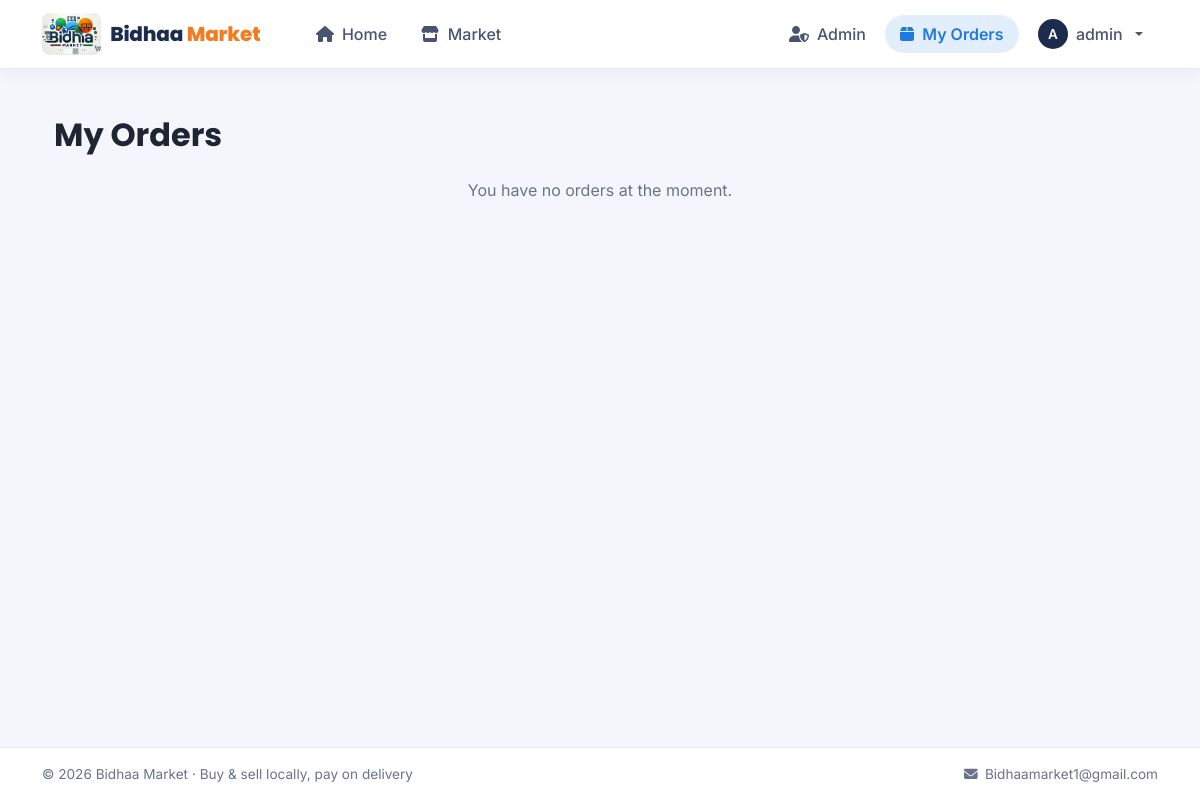
Before: /customer/orders (signed in) with the older database file.
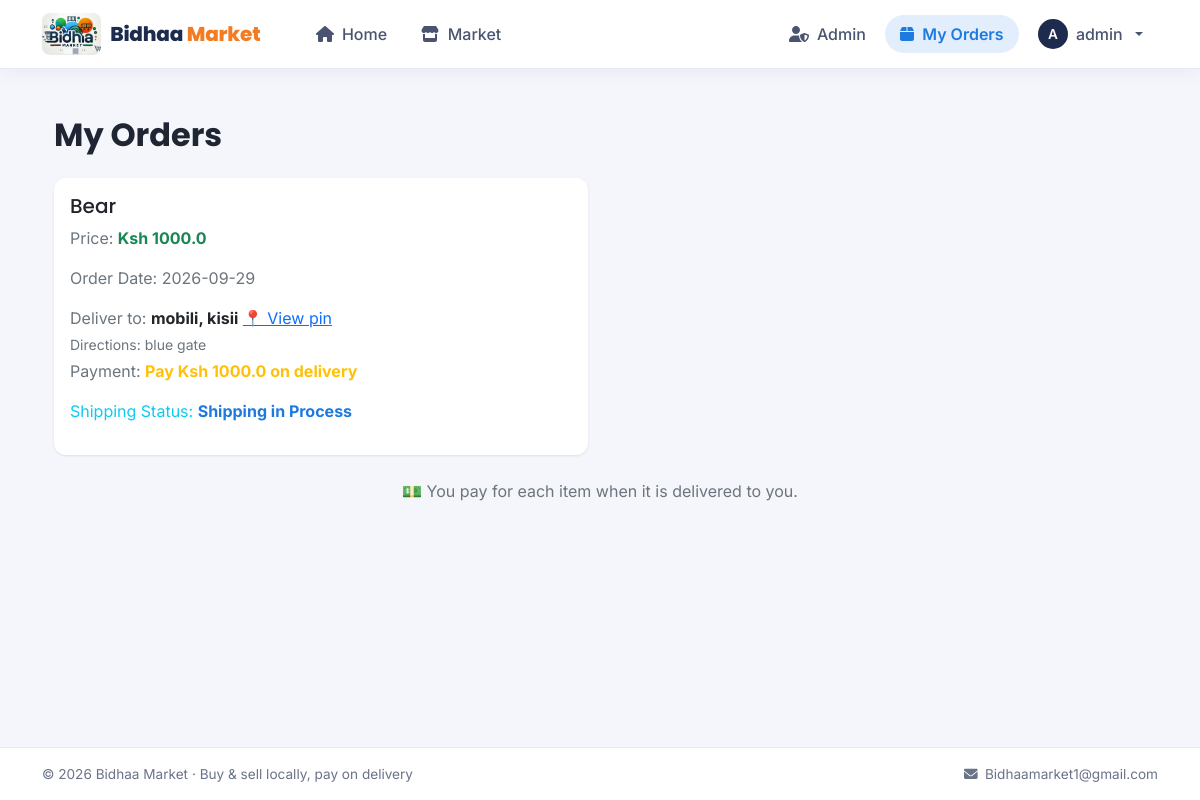
After: the same page with the newer database file.
### market/models.py (models this page shows, shortened)
class Order(db.Model):
    id = db.Column(db.Integer, primary_key=True)
    user_id = db.Column(db.Integer, db.ForeignKey('user.id'), nullable=False)
    seller_id = db.Column(db.Integer, db.ForeignKey('user.id'), nullable=False)
    item_id = db.Column(db.Integer, db.ForeignKey('item.id'), nullable=False)
    order_date = db.Column(db.DateTime, default=datetime.utcnow)
    total_price = db.Column(db.Float, nullable=False)
    shipping_status = db.Column(db.String(20), default="Pending")
    shipping_town = db.Column(db.String(100))
    shipping_apartment = db.Column(db.String(100))
    shipping_phone = db.Column(db.String(15))
    delivery_notes = db.Column(db.String(255))
    delivery_lat = db.Column(db.Float)
    delivery_lng = db.Column(db.Float)
    user = db.relationship('User', foreign_keys=[user_id], back_populates='orders')
    seller = db.relationship('User', foreign_keys=[seller_id], back_populates='sold_orders')
    item = db.relationship('Item', back_populates='orders')
    owned_items = db.relationship('OwnedItem', back_populates='order', uselist=False)

class Item(db.Model):
    id = db.Column(db.Integer, primary_key=True)
    name = db.Column(db.String(100), nullable=False)
    price = db.Column(db.Float, nullable=False)
    category = db.Column(db.String(100), nullable=False)
    description = db.Column(db.Text, nullable=False)
    barcode = db.Column(db.String(12), nullable=False, unique=True)
    image = db.Column(db.String(255), nullable=True)
    verified = db.Column(db.Boolean, default=False)
    sold = db.Column(db.Boolean, default=False)
    seller_id = db.Column(db.Integer, db.ForeignKey('user.id'), nullable=False)
    seller = db.relationship('User', back_populates='seller_items')
    orders = db.relationship('Order', back_populates='item', lazy=True)
    sales = db.relationship('Sale', back_populates='item', lazy=True)

### market/routes.py (the view)
@app.route('/customer/orders')
@login_required
def customer_orders():
    orders = Order.query.filter_by(user_id=current_user.id).all()
    print(f"Found {len(orders)} orders for user {current_user.username}")
    return render_template('customer_orders.html', orders=orders)

### market/__init__.py (called while the page is built)
def create_app():
    app = Flask(__name__)
    app.config.from_object(Config)
    db.init_app(app)
    bcrypt.init_app(app)
    login_manager.init_app(app)
    migrate.init_app(app, db)
    mail.init_app(app)
    login_manager.login_view = "login"
    login_manager.login_message_category = "info"
    from market.models import User
    @login_manager.user_loader
    def load_user(user_id):
        return User.query.get(int(user_id))
    with app.app_context():
        from market import routes
    return app

### market/templates/customer_orders.html (shortened to what this page needs)
{% extends "base.html" %}
{% block content %}
<div class="container mt-5">
    <h2 class="fw-bold">My Orders</h2>
    {% if orders %}
        <div class="row mt-4">
            {% for order in orders %}
                <div class="col-md-6">
                    <div class="card order-card mb-4">
                        <div class="card-body">
                            <h5 class="card-title text-dark">{{ order.item.name }}</h5>
                            <p class="text-secondary">Price: <strong class="text-success">Ksh {{ order.total_price }}</strong></p>
                            <p class="text-secondary">Order Date: {{ order.order_date.strftime('%Y-%m-%d') }}</p>
                            <p class="text-secondary mb-1">Deliver to:
                                <strong class="text-dark">{{ order.shipping_apartment or '-' }}, {{ order.shipping_town or '-' }}</strong>
                                {% if order.delivery_lat is not none and order.delivery_lng is not none %}
                                <a href="https://www.google.com/maps?q={{ order.delivery_lat }},{{ order.delivery_lng }}" target="_blank" rel="noopener">📍 View pin</a>
                                {% endif %}
                            </p>
                            {% if order.delivery_notes %}
                            <p class="text-secondary small mb-1">Directions: {{ order.delivery_notes }}</p>
                            {% endif %}
                            <p class="text-secondary">Payment:
                                {% if order.shipping_status == 'Delivered' %}
                                    <strong class="text-success">Paid on delivery</strong>
                                {% else %}
                                    <strong class="text-warning">Pay Ksh {{ order.total_price }} on delivery</strong>
                                {% endif %}
                            </p>
                            <p class="text-info">Shipping Status:
                                <strong class="{% if order.shipping_status == 'Processing' %} text-warning
                                              {% elif order.shipping_status == 'Shipping in Process' %} text-primary
                                              {% elif order.shipping_status in ['Shipped', 'Delivered'] %} text-success
                                              {% else %} text-muted {% endif %}">
                                    {{ order.shipping_status }}
                                </strong>
                            </p>
                        </div>
                    </div>
                </div>
            {% endfor %}
        </div>
        <p class="text-secondary text-center mb-5">💵 You pay for each item when it is delivered to you.</p>
    {% else %}
        <p class="text-secondary text-center mt-4">You have no orders at the moment.</p>
    {% endif %}
</div>
{% endblock %}

Changed rows visible on the page:
added Order: item.name "Bear", total_price "1000.0", order_date "2026-09-29", shipping_apartment "mobili", shipping_town "kisii", delivery_notes "blue gate", shipping_status "Shipping in Process"
Other visible differences:
text no longer shown: "You have no orders at the moment."
text now shown: "💵 You pay for each item when it is delivered to you."
